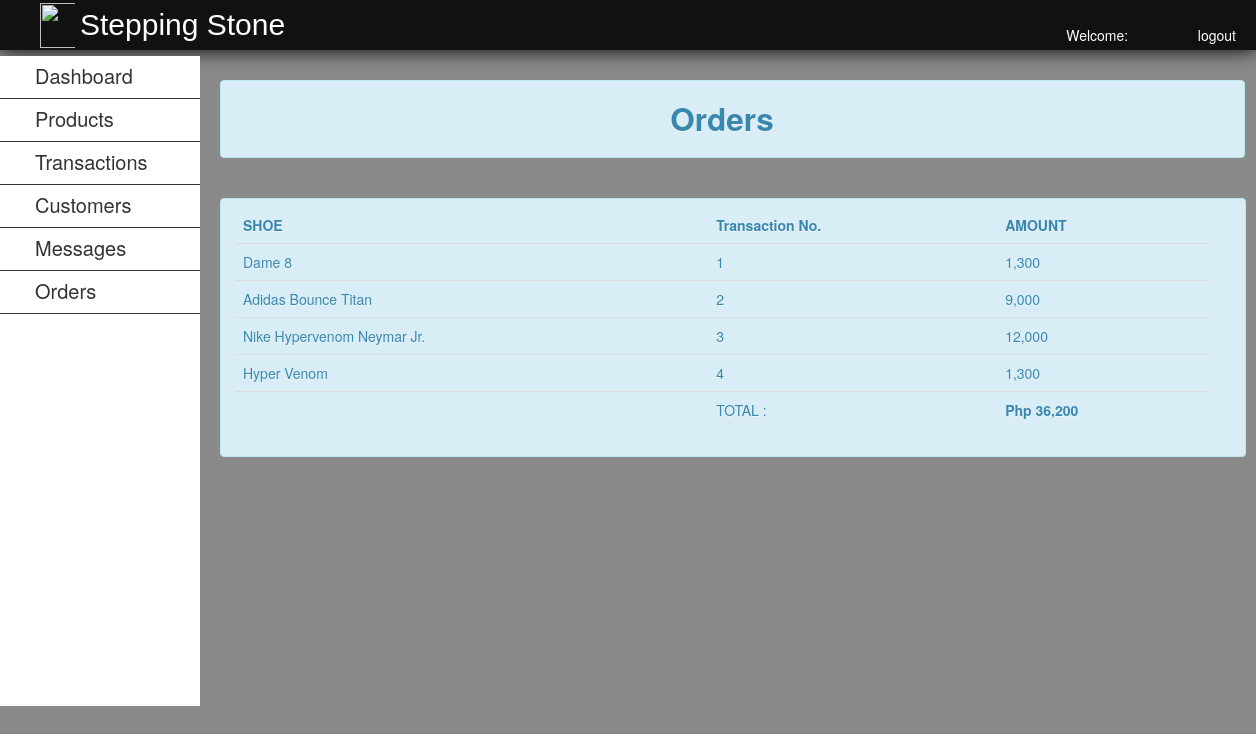
The app's page /admin/order.php with its own data.
### tables this page shows
CREATE TABLE `transaction` (
  `transaction_id` int(11) NOT NULL,
  `customerid` int(11) NOT NULL,
  `amount` int(11) NOT NULL,
  `order_stat` varchar(100) NOT NULL,
  `order_date` varchar(50) NOT NULL
);

CREATE TABLE `product` (
  `product_id` int(11) NOT NULL,
  `product_name` varchar(50) NOT NULL,
  `product_price` varchar(50) NOT NULL,
  `product_size` varchar(50) NOT NULL,
  `product_image` varchar(500) NOT NULL,
  `brand` varchar(100) NOT NULL,
  `category` varchar(50) NOT NULL
);

### admin/order.php (the view, shortened to what this page needs)
<?php
	include("../db/dbconn.php");
?>
<!DOCTYPE html>
<html>
<head>
	<link rel = "stylesheet" type = "text/css" href="../css/style.css" media="all">
	<link rel="stylesheet" type="text/css" href="../css/bootstrap.css">
		<link href="../facefiles/facebox.css" media="screen" rel="stylesheet" type="text/css" />
</head>
<body>
	<div id="header" style="position:fixed;">
		<img src="../img/logo.jpg">
		<label>Stepping Stone</label>
			<?php
				$id = (int) $_SESSION['id'];
					$query = $conn->query ("SELECT * FROM admin WHERE adminid = '$id' ") or die (mysqli_error());
					$fetch = $query->fetch_array ();
			?>
			<ul>
				<li><a href="../function/admin_logout.php"><i class="icon-off icon-white"></i>logout</a></li>
				<li>Welcome:&nbsp;&nbsp;&nbsp;<i class="icon-user icon-white"></i><?php echo $fetch['username']; ?></a></li>
			</ul>
	</div>
	<br>
	<div id="leftnav">
		<ul>
			<li><a href="admin_home.php" style="color:#333;">Dashboard</a></li>
			<li><a href="admin_home.php">Products</a>
			</li>
			<li><a href="transaction.php">Transactions</a></li>
			<li><a href="customer.php">Customers</a></li>
			<li><a href="message.php">Messages</a></li>
			<li><a href="order.php">Orders</a></li>
		</ul>
	</div>
	<div id="rightcontent" style="position:absolute; top:10%;">
			<div class="alert alert-info"><center><h2>Orders</h2></center></div>
			<br />
				<div style='width:975px;' class="alert alert-info">
					  <table class="table table-hover">
						<thead>
							<th>SHOE</th>
							<th>Transaction No.</th>
							<th>AMOUNT</th>
						</thead>
						  <tbody>
							<?php
							$Q1 = $conn->query("SELECT * FROM transaction WHERE order_stat = 'Confirmed'");
							while($r1 = $Q1->fetch_array()){
							$tid = $r1['transaction_id'];
							$Q2 = $conn->query("SELECT * FROM transaction_detail LEFT JOIN product ON product.product_id = transaction_detail.product_id WHERE transaction_detail.transaction_id = '$tid' ");
							$r2 = $Q2->fetch_array();
							$p_price = $r2['product_price'];
							$brand = $r2['product_name'];
							echo "<tr>";
							echo "<td>".$brand."</td>";
							echo "<td>".$tid."</td>";
							echo "<td>".formatMoney($p_price)."</td>";
							echo "</tr>";
							}
							$Q3 = $conn->query("SELECT sum(amount) FROM transaction WHERE order_stat = 'Confirmed'");
							while($r3 = $Q3->fetch_array()){
							$amnt = $r3['sum(amount)'];
							echo "<tr><td></td><td>TOTAL : </td> <td><b>Php ".formatMoney($amnt)."</b></td></tr>";
							}
							?>
						  </tbody>
					    </table>
				</div>
				<?php
function formatMoney($number, $fractional=false) {
    while (true) {
        $replaced = preg_replace('/(-?\d+)(\d\d\d)/', '$1,$2', $number);
        if ($replaced != $number) {
            $number = $replaced;
        } else {
            break;
        }
    }
    return $number;
}
?>
	</div>
</body>
</html>

### css/style.css (style rules this page uses)
body { background:url(../images/bg.png) repeat scroll left top #e7ebf2; }
#header { height:50px; width:100%; background-color:#111; color:#fff; text-indent:10px; -webkit-box-shadow:0px 0px 20px 0px black; -moz-box-shadow:0px 0px 20px 0px black; box-shadow:0px 0px 20px 0px black; }
#header img { position:absolute; height:45px; width:45px; margin-left:20px; margin-top:2.5px; }
#header label { position:relative; top:15px; color:#fff; text-indent:80px; font-size:30px; clear:both; font-family:arial; }
#header ul { list-style-type:none; position:relative; }
#header ul li { display:inline; position:relative; float:right; margin-right:20px; }
#header ul li a { text-decoration:none; color:#fff; }
#leftnav { position:fixed; background-color:#111; width:200px; top:7%; height:650px; }
#leftnav ul { list-style-type:none; text-indent:35px; right:25px; position:relative; }
#leftnav ul li { border-bottom:1px solid #333; padding-top:10px; padding-bottom:10px; width:200px; }
#leftnav ul li a { text-decoration:none; color:#333; font-size:20px; }
#rightcontent { position:relative; width:1025px; top:50px; left:220px; z-index:-99999; }

### admin/order.php (style rules this page uses)
#leftnav { background-color: white; }
#leftnav ul li a { color: #333; text-decoration: none; }

### records on screen
transaction: product.product_name "Dame 8", transaction_id "1", product.product_price "1,300"
transaction: product.product_name "Adidas Bounce Titan", transaction_id "2", product.product_price "9,000"
transaction: product.product_name "Nike Hypervenom Neymar Jr.", transaction_id "3", product.product_price "12,000"
transaction: product.product_name "Hyper Venom", transaction_id "4", product.product_price "1,300"

### other values on screen
formatMoney($amnt) "36,200"
